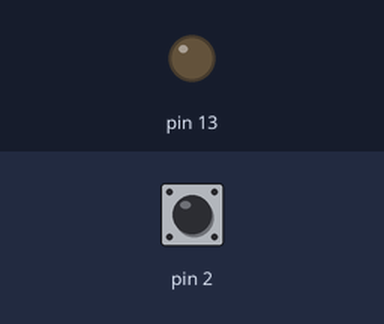
A sketch run on a simulated Arduino Uno, built with avr-gcc and run on an emulated ATmega328P. Parts: output pins drawn as LEDs (lit = HIGH). Inputs (shaded band) come from the test bench; at power-on: pin 2 HIGH.

Above: at 1.2 s.
1.3 s: pin 2 pulled LOW for 0.15 s
At 2.5 s:
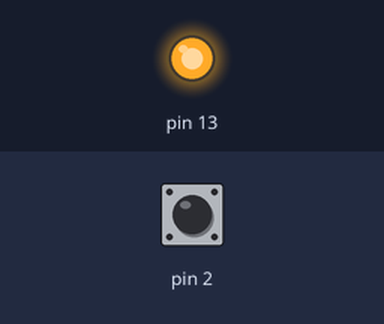
2.9 s: pin 2 pulled LOW for 1 s
At 3.7 s:
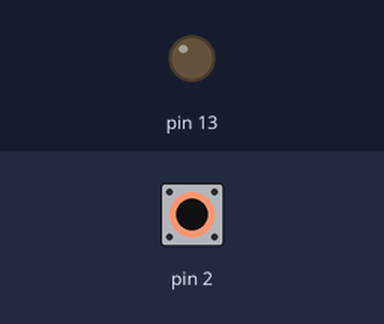
5.4 s: pin 2 pulled LOW for 3.2 s
At 6.9 s:
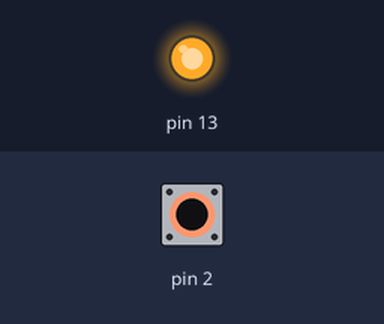
Timing chart, 0 to 8.4 s (numbered marks = the images above; inputs shaded):
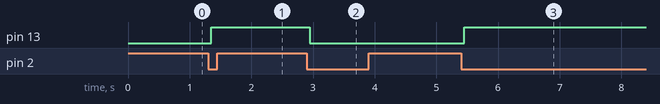

The sketch:

reference.ino
```cpp
const unsigned long debounceMs = 50;
int stable = HIGH;
int lastReading = HIGH;
unsigned long changedAt = 0;
bool ledOn = false;

void setup() {
  pinMode(2, INPUT_PULLUP);
  pinMode(13, OUTPUT);
}

void loop() {
  int reading = digitalRead(2);
  if (reading != lastReading) {
    changedAt = millis();
    lastReading = reading;
  }
  if (millis() - changedAt >= debounceMs && reading != stable) {
    stable = reading;
    if (stable == LOW) {
      ledOn = !ledOn;
      digitalWrite(13, ledOn ? HIGH : LOW);
    }
  }
}
```

Measured:
- after the input at 1.3 s, pin 13: LOW → HIGH after 0.05 s
- after the input at 2.9 s, pin 13: HIGH → LOW after 0.05 s
- after the input at 5.4 s, pin 13: LOW → HIGH after 0.05 s
